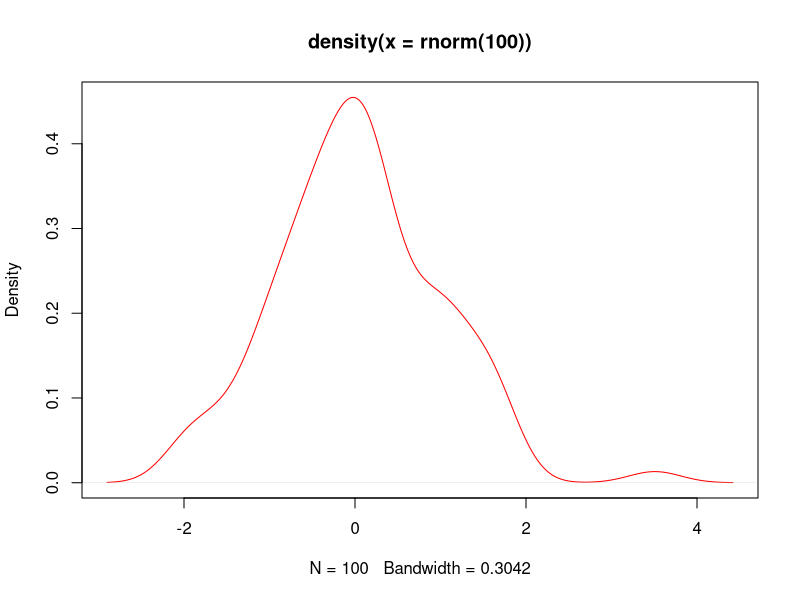

Write the R code that produced this figure.
plot(density(rnorm(100)),col="red")
x=5
x<-5
assign("x",5)
x
x<-c(1,3,6,7)
x
char<-c("8","edge","turn8k")
char
logic<-c(TRUE,FALSE,TRUE,FALSE)
logic
dynam<-c(8,"dds", TRUE)
dynam<-c(1,0,1,1,TRUE)
dynam
log(x,10)
x=10/(5-5)
x
x<-c(-10,2,78,34,-98,23,0,-8)
order(x)
sort(x)
sort(x) == x[order(x)]
getwd()
